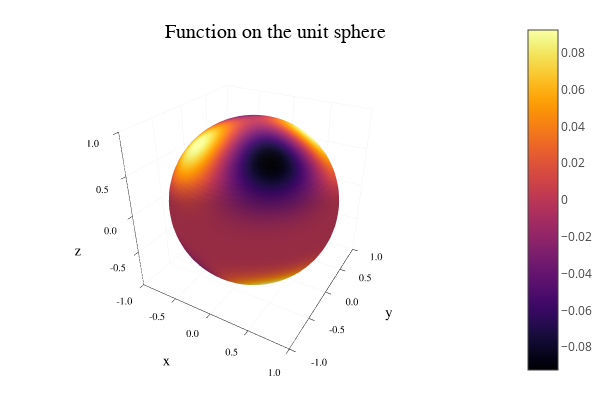

The notebook cell saved with this chart:
### Markdown cell above
On the unit sphere we can use color to indicate a function value. For the function $f(x,y,z)=xyz^3$, for instance:

### Code cell
theta = 2pi*(0:60)/60
phi = pi*(0:60)/60
Theta,Phi = FNC.ndgrid(theta,phi);
X = @.cos(Theta)*sin(Phi)
Y = @.sin(Theta)*sin(Phi) 
Z = cos.(Phi)

F = @. X*Y*Z^3
surface(X,Y,Z,fill_z=F,
    xlabel="x",ylabel="y",zlabel="z",title="Function on the unit sphere")

### Figure 1 — Plotly figure (JSON) as saved in the notebook; plotly's stock layout.template omitted (floating-point values rounded to 4 significant figures; data arrays with more than 128 entries replaced by an {"elided": "..."} marker saying what was removed)
{"data": [{"colorbar": {"title": ""}, "colorscale": [[0, "rgba(0, 0, 4, 1.000)"], [0.03448, "rgba(4, 3, 20, 1.000)"], [0.06897, "rgba(13, 8, 41, 1.000)"], [0.1034, "rgba(24, 12, 60, 1.000)"], [0.1379, "rgba(38, 12, 81, 1.000)"], [0.1724, "rgba(54, 9, 97, 1.000)"], [0.2069, "rgba(69, 10, 105, 1.000)"], [0.2414, "rgba(84, 15, 109, 1.000)"], [0.2759, "rgba(97, 19, 110, 1.000)"], [0.3103, "rgba(111, 25, 110, 1.000)"], [0.3448, "rgba(125, 30, 109, 1.000)"], [0.3793, "rgba(140, 35, 105, 1.000)"], [0.4138, "rgba(154, 40, 101, 1.000)"], [0.4483, "rgba(166, 45, 96, 1.000)"], [0.4828, "rgba(180, 51, 89, 1.000)"], [0.5172, "rgba(193, 58, 80, 1.000)"], [0.5517, "rgba(206, 67, 71, 1.000)"], [0.5862, "rgba(216, 76, 62, 1.000)"], [0.6207, "rgba(226, 87, 52, 1.000)"], [0.6552, "rgba(235, 100, 41, 1.000)"], [0.6897, "rgba(241, 115, 29, 1.000)"], [0.7241, "rgba(247, 130, 18, 1.000)"], [0.7586, "rgba(250, 144, 8, 1.000)"], [0.7931, "rgba(252, 161, 8, 1.000)"], [0.8276, "rgba(252, 178, 22, 1.000)"], [0.8621, "rgba(250, 196, 42, 1.000)"], [0.8966, "rgba(246, 213, 67, 1.000)"], [0.931, "rgba(243, 229, 93, 1.000)"], [0.9655, "rgba(242, 244, 130, 1.000)"], [1, "rgba(252, 255, 164, 1.000)"]], "name": "y1", "opacity": null, "showlegend": false, "showscale": true, "surfacecolor": {"elided": "61x61 float values"}, "type": "surface", "x": {"elided": "61x61 float values"}, "xaxis": "x1", "y": {"elided": "61x61 float values"}, "yaxis": "y1", "z": {"elided": "61x61 float values"}, "zmax": 1, "zmin": -1}], "layout": {"annotations": [{"font": {"color": "rgba(0, 0, 0, 1.000)", "family": "sans-serif", "size": 20}, "rotation": 0, "showarrow": false, "text": "Function on the unit sphere", "x": 0.5424, "xanchor": "center", "xref": "paper", "y": 1, "yanchor": "top", "yref": "paper"}], "height": 400, "legend": {"bgcolor": "rgba(255, 255, 255, 1.000)", "bordercolor": "rgba(0, 0, 0, 1.000)", "font": {"color": "rgba(0, 0, 0, 1.000)", "family": "sans-serif", "size": 11}, "tracegroupgap": 0, "x": 1, "y": 1}, "margin": {"b": 20, "l": 0, "r": 0, "t": 20}, "paper_bgcolor": "rgba(255, 255, 255, 1.000)", "plot_bgcolor": "rgba(255, 255, 255, 1.000)", "scene": {"camera": {"eye": {"x": 1.126, "y": -1.95, "z": 1.3}}, "xaxis": {"anchor": "y1", "domain": [0.09128, 0.9934], "gridcolor": "rgba(0, 0, 0, 0.100)", "gridwidth": 0.5, "linecolor": "rgba(0, 0, 0, 1.000)", "mirror": false, "range": [-1, 1], "showgrid": true, "showline": true, "showticklabels": true, "tickangle": 0, "tickcolor": "rgb(0, 0, 0)", "tickfont": {"color": "rgba(0, 0, 0, 1.000)", "family": "sans-serif", "size": 11}, "tickmode": "array", "ticks": "inside", "ticktext": ["-1.0", "-0.5", "0.0", "0.5", "1.0"], "tickvals": [-1, -0.5, 0, 0.5, 1], "title": "x", "titlefont": {"color": "rgba(0, 0, 0, 1.000)", "family": "sans-serif", "size": 15}, "type": "-", "visible": true, "zeroline": false, "zerolinecolor": "rgba(0, 0, 0, 1.000)"}, "yaxis": {"anchor": "x1", "domain": [0.07581, 0.9415], "gridcolor": "rgba(0, 0, 0, 0.100)", "gridwidth": 0.5, "linecolor": "rgba(0, 0, 0, 1.000)", "mirror": false, "range": [-1, 1], "showgrid": true, "showline": true, "showticklabels": true, "tickangle": 0, "tickcolor": "rgb(0, 0, 0)", "tickfont": {"color": "rgba(0, 0, 0, 1.000)", "family": "sans-serif", "size": 11}, "tickmode": "array", "ticks": "inside", "ticktext": ["-1.0", "-0.5", "0.0", "0.5", "1.0"], "tickvals": [-1, -0.5, 0, 0.5, 1], "title": "y", "titlefont": {"color": "rgba(0, 0, 0, 1.000)", "family": "sans-serif", "size": 15}, "type": "-", "visible": true, "zeroline": false, "zerolinecolor": "rgba(0, 0, 0, 1.000)"}, "zaxis": {"gridcolor": "rgba(0, 0, 0, 0.100)", "gridwidth": 0.5, "linecolor": "rgba(0, 0, 0, 1.000)", "mirror": false, "range": [-1, 1], "showgrid": true, "showline": true, "showticklabels": true, "tickangle": 0, "tickcolor": "rgb(0, 0, 0)", "tickfont": {"color": "rgba(0, 0, 0, 1.000)", "family": "sans-serif", "size": 11}, "tickmode": "array", "ticks": "inside", "ticktext": ["-1.0", "-0.5", "0.0", "0.5", "1.0"], "tickvals": [-1, -0.5, 0, 0.5, 1], "title": "z", "titlefont": {"color": "rgba(0, 0, 0, 1.000)", "family": "sans-serif", "size": 15}, "type": "-", "visible": true, "zeroline": false, "zerolinecolor": "rgba(0, 0, 0, 1.000)"}}, "showlegend": true, "width": 600}}
